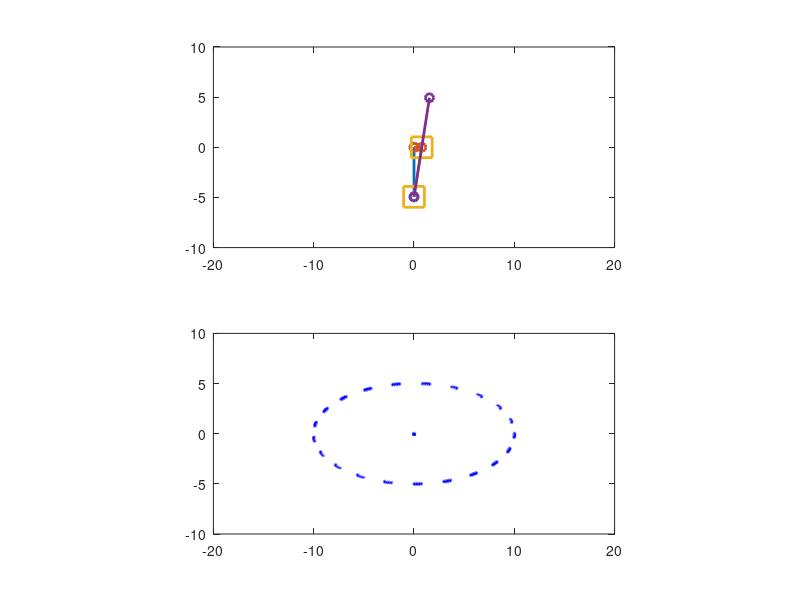

Source code (MATLAB):
clc; clearvars; clf
r3 = 5;
r4 = 10;

for t = 0:0.01:1
    Omega3 = pi/6; Omega3 = rad2deg(Omega3); 
    th3 = Omega3*t;
    subplot(2,1,1)
    plot([0 0],[0 r3*sin(th3)],'o-','linewidth',2);
    hold on
    plot([r3*cos(th3) 0],[0 0],'o-','linewidth',2);
    hold on
    plot([r3*cos(th3) 0],[0 r3*sin(th3)],'s-','linewidth',2,'MarkerSize',15);
    hold on
    plot([r4*cos(th3) 0],[(r3-r4)*sin(th3) r3*sin(th3)],'o-','linewidth',2);
    hold off
    
    axis(gca,'equal')
    axis([-20 20 -10 10])
    
    pause(0.01)
    subplot(2,1,2)
    plot([r4*cos(th3) 0],[(r3-r4)*sin(th3) 0],'o-','linewidth',2,'color','w','MarkerEdgeColor','b','MarkerSize',1);
    hold on
    axis(gca,'equal')
    axis([-20 20 -10 10])
        
end

